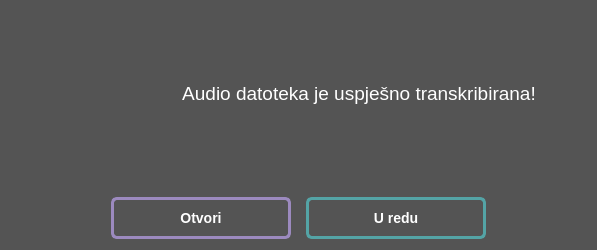
<?xml version="1.0" encoding="UTF-8"?>
<ui version="4.0">
 <class>SuccessDialog</class>
 <widget class="QDialog" name="SuccessDialog">
  <property name="geometry">
   <rect>
    <x>0</x>
    <y>0</y>
    <width>597</width>
    <height>250</height>
   </rect>
  </property>
  <property name="windowTitle">
   <string>Uspjeh</string>
  </property>
  <property name="windowIcon">
   <iconset>
    <normaloff>../../../../../../resources/icons/error.png</normaloff>../../../../../../resources/icons/error.png</iconset>
  </property>
  <property name="accessibleName">
   <string/>
  </property>
  <property name="styleSheet">
   <string notr="true">QDialog#SuccessDialog {
	background-color: rgb(84, 84, 84)
}</string>
  </property>
  <layout class="QVBoxLayout" name="verticalLayout" stretch="0,0">
   <property name="spacing">
    <number>45</number>
   </property>
   <item>
    <layout class="QHBoxLayout" name="horizontalLayout" stretch="0,0">
     <property name="spacing">
      <number>4</number>
     </property>
     <property name="sizeConstraint">
      <enum>QLayout::SetMaximumSize</enum>
     </property>
     <property name="leftMargin">
      <number>20</number>
     </property>
     <property name="topMargin">
      <number>25</number>
     </property>
     <property name="rightMargin">
      <number>50</number>
     </property>
     <item>
      <widget class="QLabel" name="SuccessIconLabel">
       <property name="text">
        <string/>
       </property>
       <property name="pixmap">
        <pixmap>../../resources/icons/success.png</pixmap>
       </property>
       <property name="scaledContents">
        <bool>false</bool>
       </property>
      </widget>
     </item>
     <item>
      <widget class="QLabel" name="SuccessMessageLabel">
       <property name="styleSheet">
        <string notr="true">QLabel#SuccessMessageLabel {
	color: white;
	font-size: 16px;
}</string>
       </property>
       <property name="text">
        <string>&lt;html&gt;&lt;head/&gt;&lt;body&gt;&lt;p align=&quot;center&quot;&gt;&lt;span style=&quot; font-size:14pt;&quot;&gt;Audio datoteka je uspješno transkribirana!&lt;/span&gt;&lt;/p&gt;&lt;/body&gt;&lt;/html&gt;</string>
       </property>
      </widget>
     </item>
    </layout>
   </item>
   <item>
    <layout class="QHBoxLayout" name="horizontalLayout_2">
     <property name="spacing">
      <number>15</number>
     </property>
     <property name="sizeConstraint">
      <enum>QLayout::SetMinimumSize</enum>
     </property>
     <item>
      <widget class="QPushButton" name="OpenFileButton">
       <property name="styleSheet">
        <string notr="true">QPushButton#OpenFileButton {
	margin-left: 100px;
	padding-top: 10px;
	padding-bottom: 10px;

	border-radius: 6px;
	border: 3px solid #9C8ABF;

	font-weight: 600;
	font-size: 14px;
	color: white;
}

QPushButton#OpenFileButton:hover {
	border-color: #B8A2E1;	
}

QPushButton#OpenFileButton:pressed {
	background-color: rgb(70, 70, 70)
}</string>
       </property>
       <property name="text">
        <string>Otvori</string>
       </property>
      </widget>
     </item>
     <item>
      <widget class="QPushButton" name="OKButton">
       <property name="styleSheet">
        <string notr="true">QPushButton#OKButton {
	margin-right: 100px;
	padding-top: 10px;
	padding-bottom: 10px;

	border-radius: 6px;
	border: 3px solid #54a4a6;

	font-weight: 600;
	font-size: 14px;
	color: white;
}

QPushButton#OKButton:hover {
	border-color: #63C2C4;	
}

QPushButton#OKButton:pressed {
	background-color: rgb(70, 70, 70)
}</string>
       </property>
       <property name="text">
        <string>U redu</string>
       </property>
      </widget>
     </item>
    </layout>
   </item>
  </layout>
 </widget>
 <resources/>
 <connections>
  <connection>
   <sender>OKButton</sender>
   <signal>clicked()</signal>
   <receiver>SuccessDialog</receiver>
   <slot>close()</slot>
   <hints>
    <hint type="sourcelabel">
     <x>249</x>
     <y>169</y>
    </hint>
    <hint type="destinationlabel">
     <x>249</x>
     <y>99</y>
    </hint>
   </hints>
  </connection>
 </connections>
</ui>
